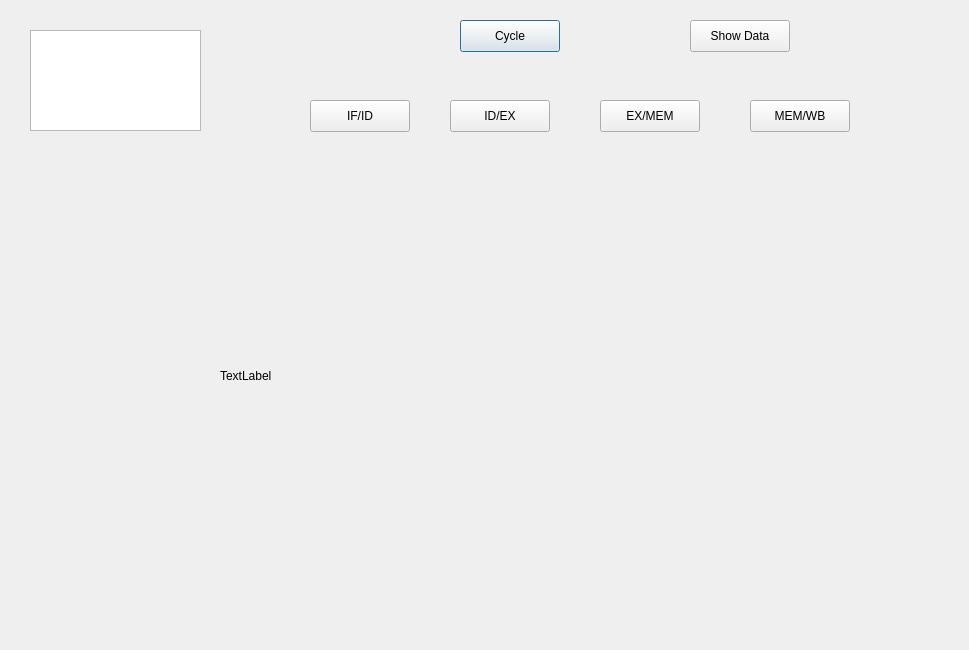
<?xml version="1.0" encoding="UTF-8"?>
<ui version="4.0">
 <class>Dialog</class>
 <widget class="QDialog" name="Dialog">
  <property name="geometry">
   <rect>
    <x>0</x>
    <y>0</y>
    <width>969</width>
    <height>650</height>
   </rect>
  </property>
  <property name="windowTitle">
   <string>Dialog</string>
  </property>
  <widget class="QPushButton" name="pushButton">
   <property name="geometry">
    <rect>
     <x>460</x>
     <y>20</y>
     <width>100</width>
     <height>32</height>
    </rect>
   </property>
   <property name="text">
    <string>Cycle</string>
   </property>
  </widget>
  <widget class="QWidget" name="verticalLayoutWidget">
   <property name="geometry">
    <rect>
     <x>20</x>
     <y>160</y>
     <width>181</width>
     <height>451</height>
    </rect>
   </property>
   <layout class="QVBoxLayout" name="verticalLayout"/>
  </widget>
  <widget class="QPushButton" name="pushButton_2">
   <property name="geometry">
    <rect>
     <x>310</x>
     <y>100</y>
     <width>100</width>
     <height>32</height>
    </rect>
   </property>
   <property name="text">
    <string>IF/ID</string>
   </property>
  </widget>
  <widget class="QPushButton" name="pushButton_3">
   <property name="geometry">
    <rect>
     <x>450</x>
     <y>100</y>
     <width>100</width>
     <height>32</height>
    </rect>
   </property>
   <property name="text">
    <string>ID/EX</string>
   </property>
  </widget>
  <widget class="QPushButton" name="pushButton_4">
   <property name="geometry">
    <rect>
     <x>600</x>
     <y>100</y>
     <width>100</width>
     <height>32</height>
    </rect>
   </property>
   <property name="text">
    <string>EX/MEM</string>
   </property>
  </widget>
  <widget class="QPushButton" name="pushButton_5">
   <property name="geometry">
    <rect>
     <x>750</x>
     <y>100</y>
     <width>100</width>
     <height>32</height>
    </rect>
   </property>
   <property name="text">
    <string>MEM/WB</string>
   </property>
  </widget>
  <widget class="QPushButton" name="pushButton_6">
   <property name="geometry">
    <rect>
     <x>690</x>
     <y>20</y>
     <width>100</width>
     <height>32</height>
    </rect>
   </property>
   <property name="text">
    <string>Show Data</string>
   </property>
  </widget>
  <widget class="QLabel" name="label">
   <property name="geometry">
    <rect>
     <x>220</x>
     <y>140</y>
     <width>721</width>
     <height>471</height>
    </rect>
   </property>
   <property name="text">
    <string>TextLabel</string>
   </property>
  </widget>
  <widget class="QListView" name="listView">
   <property name="geometry">
    <rect>
     <x>30</x>
     <y>30</y>
     <width>171</width>
     <height>101</height>
    </rect>
   </property>
  </widget>
 </widget>
 <resources/>
 <connections/>
</ui>
